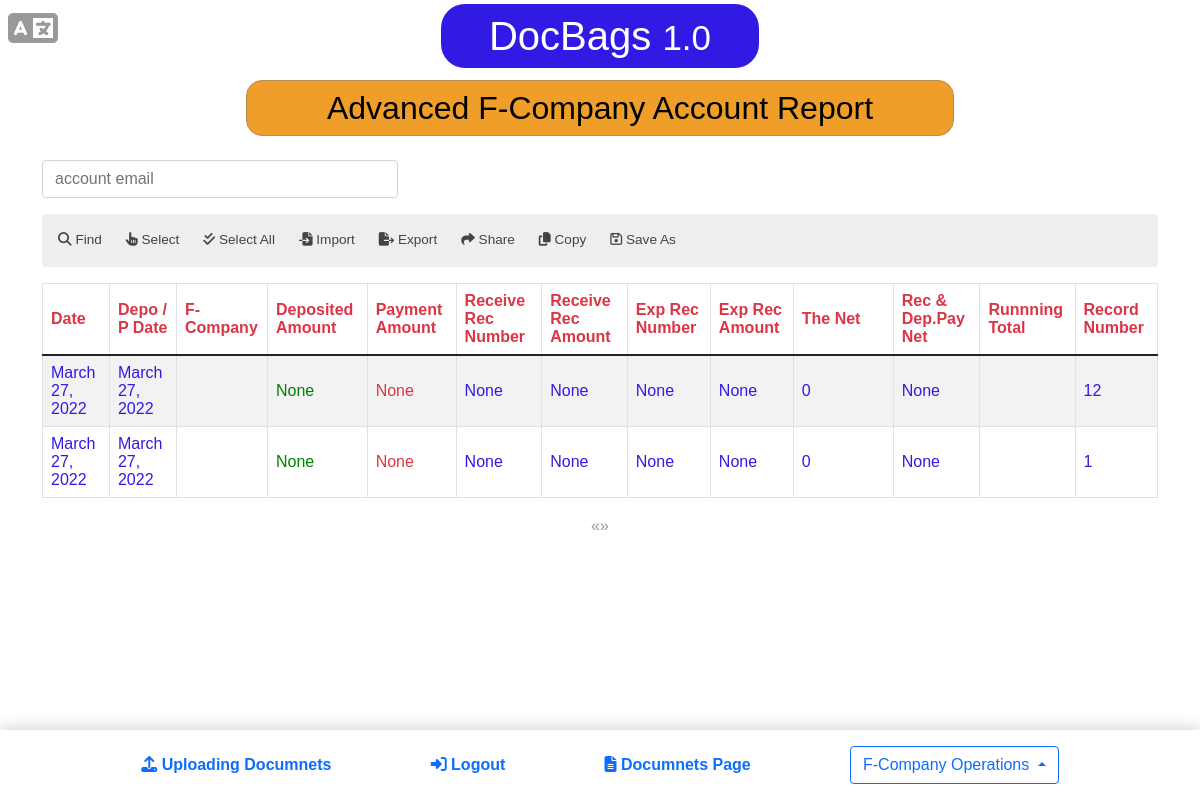
Screenshot of /advanced-f-company-report (signed in) with the database file from the repository.
### documents/models.py (models this page shows, shortened)
class advanceFcompany(models.Model):
    date = models.DateField(default=datetime.today)
    FCompany =models.ForeignKey(f_company,on_delete=models.CASCADE)
    depositeAmount = models.IntegerField(null=True, default=0,blank=True)
    paymentAmount = models.IntegerField(null=True, default=0,blank=True)
    DepPayDate = models.DateField()
    NetAmount = models.IntegerField(null=True, default=0,blank=True)
    details = models.TextField(null=True,blank=True)
    idComapny = models.IntegerField(null=True, default=0,blank=True)
    name =models.CharField(max_length=200,null=True,blank=True)
    recevingNumber = models.IntegerField(null=True, default=0,blank=True)
    receivingAmount = models.IntegerField(null=True, default=0,blank=True)
    expenceNumber= models.IntegerField(null=True, default=0,blank=True)
    expenceAmount =models.IntegerField(null=True, default=0,blank=True)
    RecLink = models.CharField(max_length=200,null=True,blank=True)
    receiDepPay = models.CharField(max_length=100, null=True,blank=True)
    notes = models.TextField(null=True,blank=True)

### documents/views.py (the view)
# urls.py: path("advanced-f-company-report",views.AdvancedFcompanyrecordView.as_view(),name="advanced_f_company_report"),
class AdvancedFcompanyrecordView(view_advanced_f_company_permision,ListView):
    queryset = advanceFcompany.objects.all()
    template_name = "user/advanced-f-company-report.html"
    context_object_name = "companies"

### documents/mixins.py (called while the page is built)
    def dispatch(self, request, *args, **kwargs):
        if not (request.user.is_superuser or request.user.is_staff or request.user.pages.advanced_report):
            return redirect('index')
        return super().dispatch(request, *args, **kwargs)

### templates/user/advanced-f-company-report.html (shortened to what this page needs)
{% load static %}
<html lang="en">
  <head>
    <meta name="viewport" content="width=device-width, initial-scale=1.0"/><link href="https://cdn.jsdelivr.net/npm/bootstrap@5.1.3/dist/css/bootstrap.min.css" rel="stylesheet">
    <link rel="stylesheet" href="{% static 'documents/css/style.css' %}" type="text/css"/>
  </head>
  <body> <i class="fa fa-language translation-icon"></i>
    <div class="text-center my-1 header">
      <h1 class="bg-primary p-2 px-5 text-white d-inline-block">DocBags <small>1.0</small></h1>
    </div>
    <div class="container">
      <div class="page-header mt-1">
        <h2>advanced F-Company account report </h2>
      </div>
      <div class="report-container mt-3">
        <div class="row">
          <div class="col-md-4 mb-3">
            <input class="form-control" type="email" placeholder="account email"/>
          </div>
        </div>
        <div class="report-operations-icon mb-3">
          <ul>
            <li><i class="fa fa-search"></i> <span>find</span></li>
            <li><i class="fa fa-hand-pointer"></i> <span>select</span></li>
            <li><i class="fa fa-check-double"></i> <span>select all</span></li>
            <li><i class="fa fa-file-import"></i> <span>import</span></li>
            <li><i class="fa fa-file-export"></i> <span>export</span></li>
            <li><i class="fa fa-share"></i> <span>share</span></li>
            <li><i class="fa fa-copy"></i> <span>copy</span></li>
            <li><i class="fa fa-save"></i> <span>save as</span></li>
          </ul>
        </div>
        <div class="table-responsive">
          <table class="table table-bordered table-hover table-striped">
            <thead>
              <tr>
                <th scope="col">date</th>
                <th scope="col">depo / p date</th>
                <th scope="col">F-Company</th>
                <th scope="col">deposited amount</th>
                <th scope="col">payment amount</th>
                <th scope="col">receive rec number</th>
                <th scope="col">receive rec amount</th>
                <th scope="col">exp rec number</th>
                <th scope="col">exp rec amount</th>
                <th class="the-net" scope="col">the net</th>
                <th scope="col">rec & dep.pay net</th>
                <th scope="col">runnning total</th>
                <th scope="col">record number</th>
              </tr>
            </thead>
            <tbody>
              {% for advanceFcompany in companies %}
              <tr>
                <td>{{advanceFcompany.date}}</td>
                <td>{{advanceFcompany.DepPayDate}}</td>
                <td>{{advanceFcompany.FCompany }}</td>
                <td class="deposit">{{advanceFcompany.depositeAmount}}</td>
                <td class="payment">{{advanceFcompany.paymentAmount}} </td>
                <td>{{advanceFcompany.recevingNumber}}</td>
                <td>{{advanceFcompany.receivingAmount}}</td>
                <td>{{advanceFcompany.expenceNumber}}</td>
                <td>{{advanceFcompany.expenceAmount}}</td>
                <td>{{advanceFcompany.NetAmount}}</td>
                <td>{{advanceFcompany.receiDepPay}}</td>
                <td>{{advanceFcompany.balance}}</td>
                <td>{{advanceFcompany.idComapny }}</td>
              </tr>
              {% endfor %}
            </tbody>
          </table>
        </div>
      </div>
    </div>
    <nav class="custom-navigation-bar">
      <div class="container">
        <ul class="links-list">
          <li><a href="/upload-document"><i class="fa fa-upload"></i> <span>uploading documnets</span></a></li>
          <li><a href="/admins/logout"><i class="fa fa-sign-in"></i> <span>logout</span></a></li>
          <li><a href="/documents-page"><i class="fa fa-file-alt"></i> <span>documnets page</span></a></li>
          <li>
            <div class="dropdown">
              <button class="btn btn-outline-primary dropdown-toggle" id="dropdownMenuButton1" type="button" data-bs-toggle="dropdown" aria-expanded="false"> <span>F-Company operations</span> </button>
            </div>
          </li>
        </ul>
      </div>
    </nav>
    <ul class="pagination">
      {% if users.has_previous %}
        <li><a href="?page={{users.previous_page_number }}">&laquo;</a></li>
      {% else %}
        <li class="disabled"><span>&laquo;</span></li>
      {% endif %}
      {% if users.has_next %}
        <li><a href="?page={{users.next_page_number }}">&raquo;</a></li>
      {% else %}
        <li class="disabled"><span>&raquo;</span></li>
      {% endif %}
    </ul>
  </body>
</html>

### documents/static/documents/css/style.css (style rules this page uses)
body { text-transform: capitalize; font-family: sans-serif; color: #999; padding-bottom: 100px; }
*, button { text-transform: capitalize; }
nav.custom-navigation-bar { position: fixed; bottom: 0; background: #fff; width: 100%; -webkit-box-shadow: 0 -1px 1rem rgba(0, 0, 0, 0.2); box-shadow: 0 -1px 1rem rgba(0, 0, 0, 0.2); padding: 1rem 0; }
nav.custom-navigation-bar ul.links-list { list-style-type: none; display: -webkit-box; display: -ms-flexbox; display: flex; margin: 0 auto; width: 100%; padding: 0; -webkit-box-pack: space-evenly; -ms-flex-pack: space-evenly; justify-content: space-evenly; -webkit-box-align: center; -ms-flex-align: center; align-items: center; }
nav.custom-navigation-bar ul.links-list a { font-weight: bold; }
button.dropdown-toggle::after { -webkit-transform: rotate(180deg); transform: rotate(180deg); }
a { text-decoration: none; }
.bg-primary { background-color: #311ae3 !important; }
.header h1 { border-radius: 1.5rem; }
.page-header { text-align: center; }
.page-header h2 { background-color: #ee9e29; color: #000; display: inline-block; padding: 0.5rem 5rem; border-radius: 1rem; border: 1px solid #b58d5a; }
table th { color: #dc3545; vertical-align: middle; }
table th.the-net { width: 100px; }
table td { color: #311ae3 !important; vertical-align: middle; }
table td.deposit { color: green !important; }
table td.payment { color: #dc3545 !important; }
.pagination { -webkit-box-pack: center; -ms-flex-pack: center; justify-content: center; }
i.translation-icon { position: absolute; top: 0.5rem; left: 0.5rem; font-size: 2.5rem; -webkit-transition: 0.2s ease-in-out; transition: 0.2s ease-in-out; cursor: pointer; }
.report-container { position: relative; }
.report-operations-icon { background: #eee; padding: 0.25rem; border-radius: 0.25rem; }
.report-operations-icon ul { list-style-type: none; display: -webkit-box; display: -ms-flexbox; display: flex; padding: 0; margin: 0; }
.report-operations-icon ul li { color: #444; padding: 0.75rem; font-size: 0.85rem; cursor: pointer; -webkit-transition: 0.3s; transition: 0.3s; border-radius: 0.25rem; }
input, table td { text-transform: none }

### rows the page displays
advanceFcompany: date "March 27, 2022", DepPayDate "March 27, 2022", depositeAmount "None", paymentAmount "None", recevingNumber "None", receivingAmount "None", expenceNumber "None", expenceAmount "None", NetAmount "0", receiDepPay "None", idComapny "12"
advanceFcompany: date "March 27, 2022", DepPayDate "March 27, 2022", depositeAmount "None", paymentAmount "None", recevingNumber "None", receivingAmount "None", expenceNumber "None", expenceAmount "None", NetAmount "0", receiDepPay "None", idComapny "1"
